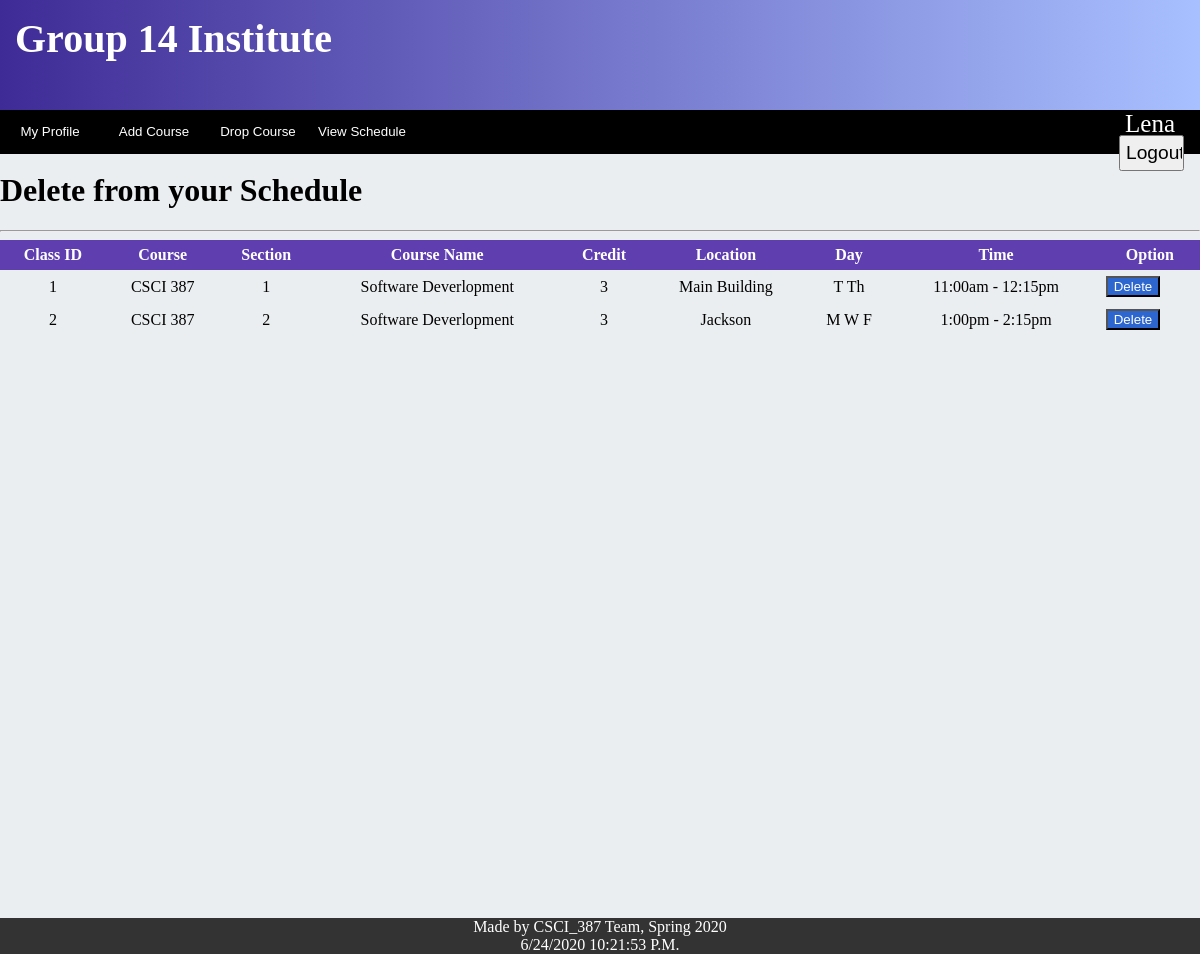
Page /public_html/unused/testt.php (signed in) on the committed database.
### tables this page shows
CREATE TABLE Student (
    StudentID int NOT NULL,
    First_Name varchar(30) ,
    Last_Name varchar(20) ,
    Status_year varchar(10) ,
    Credits_taken int ,
    Academic_hold bool ,
    Degree varchar(20) ,
    GPA double ,
    Email varchar(50),
    advisorID int ,
    Birthday date ,
    CONSTRAINT Student_pk PRIMARY KEY (StudentID)
);

CREATE TABLE Enrollment (
    StudentID int NOT NULL,
    ClassID int NOT NULL,
    CONSTRAINT Enrollment_pk PRIMARY KEY (StudentID,ClassID)
);

CREATE TABLE Class (
    ClassID int NOT NULL AUTO_INCREMENT,
    Department_code varchar(10) NOT NULL,
    CourseID int NOT NULL,
    SectionID int NOT NULL,
    InstructorID int NOT NULL,
    Total_Seat int NOT NULL,
    Wait_List int NOT NULL,
    Location varchar(20) NOT NULL,
    Time varchar(20) NOT NULL,
    Day varchar(10) NOT NULL,
    CONSTRAINT Class_pk PRIMARY KEY (ClassID)
);

CREATE TABLE Course (
    CourseID int NOT NULL AUTO_INCREMENT,
    Department_code varchar(10) NOT NULL,
    Course_Name varchar(50) NOT NULL,
    Credit int NOT NULL,
    CONSTRAINT Course_pk PRIMARY KEY (CourseID,Department_code)
);

### public_html/unused/testt.php (the view, shortened to what this page needs)
<?php
require_once("functions.php");
$mysqli = Database::dbConnect();
$mysqli -> setAttribute(PDO::ATTR_ERRMODE, PDO::ERRMODE_EXCEPTION);
$query = "SELECT * FROM Student WHERE StudentID = ? LIMIT 1";
$stmt = $mysqli -> prepare($query);
$stmt -> execute([$_SESSION["id"]]);
$row = $stmt->fetch(PDO::FETCH_ASSOC);
?>
<!DOCTYPE html>
<html lang="en">
<head>
    <link rel="stylesheet" href="https://cdnjs.cloudflare.com/ajax/libs/font-awesome/4.7.0/css/font-awesome.min.css">
		<link rel="stylesheet" href="https://ajax.googleapis.com/ajax/libs/jqueryui/1.10.1/themes/base/minified/jquery-ui.min.css" type="text/css" />
		<link rel='stylesheet' href='stylesheets/alert.css'>
 	<link rel="stylesheet" href="stylesheets/profileTest.css">
 	<link rel="stylesheet" href="stylesheets/mobilestyle.css">
	 <link rel="stylesheet" type="text/css" href="stylesheets/Add.css">
	 <link rel="stylesheet" href="stylesheets/courseViewT.css">
</head>
<body>
    <div class="headerP"> Group 14 Institute </div>
<div class="topnav" id="nav">
 <button class="buttonP" onClick="loadProfile()" id="viewGrade"><p>My Profile</p></button>
			 <button class="buttonP" onclick="addCourse()" ><p>Add Course<p></button>
			<button class="buttonP" onClick="deleteCourse()"  ><p>Drop Course</p></button>
			<button class="buttonP" onclick="viewSchedule()" ><p>View Schedule<p></button>
<div class="name">
<div class="user">
  <?php
echo"<td class='user'>  ".$row["First_Name"]."  ".$row["Last_Name"]."</td>";
?>
</div>
<?php
	echo "<td><input class='logout' type='button' value='Logout' onclick='logout()'></td>";
?>
</div>
</div>
    <div class="targetP" >
<br>
<h1 id = "title"  style="text-align: left ; margin-top:0px;">Delete from your Schedule</h1>
<hr>
<div class="computer">
        <?php
        $query2 = "SELECT * FROM Student natural join Enrollment natural join Class natural join Course WHERE StudentID =?";
        $stmt2 = $mysqli -> prepare($query2);
        $stmt2->execute([$_SESSION['id']]);
        if($stmt2->rowCount() > 0){
          echo				"<table class='' border='0'>";
          echo				"<thead>";
          echo				"<tr>";
          echo				"<th>Class ID</th>";
          echo				"<th>Course</th>";
          echo				"<th>Section</th>";
          echo				"<th>Course Name</th>";
          echo				"<th>Credit</th>";
          echo				"<th>Location</th>";
          echo				"<th>Day</th>";
          echo				"<th>Time</th>";
          echo        "<th>Option</th>";
          echo				"</tr>";
          echo				"</thead>";
          echo				"<tbody>";
					echo 	"<div id = 'StudentID' style='display: none;'>".$row['StudentID']."<div>";
          while($row2 = $stmt2->fetch(PDO::FETCH_ASSOC)) {
          echo				"<tr>";
          echo							"<td style='text-align:center' id='".$row2['ClassID']."'value =".$row2['ClassID']." > ".$row2['ClassID']."</td>";
          echo							"<td style='text-align:center'>".$row2['Department_code']." ".$row2['CourseID']."</td>";
          echo							"<td style='text-align:center'>".$row2['SectionID']."</td>";
          echo							"<td style='text-align:center'>".$row2['Course_Name']."</td>";
          echo							"<td style='text-align:center'>".$row2['Credit']."</td>";
          echo							"<td style='text-align:center'>".$row2['Location']."</td>";
          echo							"<td style='text-align:center'>".$row2['Day']."</td>";
          echo							"<td style='text-align:center'>".$row2['Time']."</td>";
          echo							"<td><button id ='button' value=".$row2['ClassID']." onclick='deleteClass(this.value)'>Delete</button></td>";
          echo						"</tr>";
        }
        echo					"</tbody>";
        echo				"</table>";
      }else{
        echo "<b>You do not have any Classes at the moment</b>";
      }
        ?>
</div>
    </div>
     <div class="footer">
</div>
</body>
</html>

### public_html/stylesheets/profile.css (style rules this page uses)
body { height: 100vh; width: 100vw; margin-top: 0px; margin-left: 0px; }
div { padding: 0px; margin: 0px; }
@media screen and (min-width: 570px) { .headerP { padding: 15px; margin: 0px; text-align: left; background: linear-gradient(blue, 10%, pink); color: blue; font-size: 40px; font-family: Apple Chancery, cursive; font-weight: bold; height: 10%; } }
@media screen and (min-width: 570px) { .topnav { background-color:#8d8df7; min-height:30px; color: white; } }
@media screen and (min-width: 570px) { .logout { width: 100px; font-size: 1.2em; padding: 5px; display: inline-block; } }
@media screen and (min-width: 570px) { .name { width: 200px; display: inline-block; } }
@media screen and (min-width: 570px) { .targetP { width: 100%-226px; height: 85%;margin-top:0px; margin-right: 0px; margin-left: 226px; background: linear-gradient(blue, 10%, pink); } }
@media screen and (min-width: 570px) { .buttonP { display: inline-block; border-radius: 0px; width: 100%; max-width: 260px; background: linear-gradient(blue, 10%, pink); color: white; } }
.footer { position: fixed; width: 100%; bottom: 0; left: 0; text-align: center; background-color: #333; color: white; }

### public_html/stylesheets/profileTest.css (style rules this page uses)
body { height: 100vh; width: 100vw; margin-top: 0px; margin-left: 0px; }
div { padding: 0px; margin: 0px; }
.headerP { padding: 15px; margin: 0px; text-align: left; background: linear-gradient(90deg, #3F2B96 0%, #A8C0FF 100%); font-size: 40px; font-family: Apple Chancery, cursive; font-weight: bold; height: 10%; color: white; }
.topnav { background-color:black; min-height:30px; color: white; }
.logout { width:65px; margin-left: 3px; }
.user { float:right; margin-bottom: auto; height: 25px; font-size: 25px; }
.name { width: 100px; float: right; text-align: center; margin-right: 0px; }
.targetP { width: 100%; min-height: 100%;margin-top:0px; margin-right: 0px; margin-left:0px; background: #ebeef0; }
.buttonP { border-style: hidden; border-radius: 0px; width: 100px; background: black; color: white; }

### public_html/Jacob/stylesheets/Add.css (style rules this page uses)
#title { text-align: center; }

### public_html/stylesheets/courseViewT.css (style rules this page uses)
@media only screen and (min-width: 574px) { table { width: 100%; } }
table { border-collapse:collapse; border-style: hidden; }
th { background:#5f3eb0; color: white; font-weight: bold; }
td, th { padding: 6px; border: 0px solid #ccc; }
#button { background: #2d66cf; color: white; }

### rows in the picture
student: First_Name "Lena", enrollment.ClassID "1", class.Department_code "CSCI", class.CourseID "387", class.SectionID "1", course.Course_Name "Software Deverlopment", course.Credit "3", class.Location "Main Building", class.Day "T Th", class.Time "11:00am - 12:15pm", enrollment.ClassID "2", class.SectionID "2", class.Location "Jackson", class.Day "M W F", class.Time "1:00pm - 2:15pm"

### other values in the picture
$name "CSCI_387 Team"
